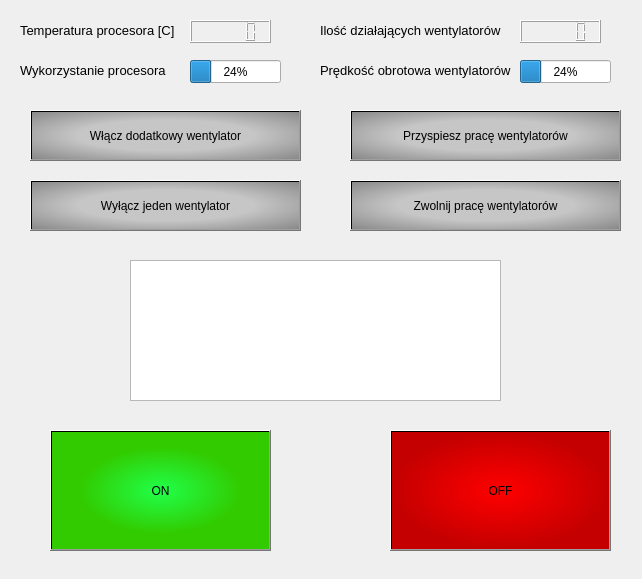
<?xml version="1.0" encoding="UTF-8"?>
<ui version="4.0">
 <class>Dialog</class>
 <widget class="QDialog" name="Dialog">
  <property name="geometry">
   <rect>
    <x>0</x>
    <y>0</y>
    <width>642</width>
    <height>579</height>
   </rect>
  </property>
  <property name="windowTitle">
   <string>Dialog</string>
  </property>
  <property name="styleSheet">
   <string notr="true">#ok{
background:green;
}
#off{
background:red;
}</string>
  </property>
  <widget class="QProgressBar" name="usingCPU">
   <property name="geometry">
    <rect>
     <x>190</x>
     <y>60</y>
     <width>91</width>
     <height>23</height>
    </rect>
   </property>
   <property name="value">
    <number>24</number>
   </property>
   <property name="textVisible">
    <bool>true</bool>
   </property>
   <property name="orientation">
    <enum>Qt::Horizontal</enum>
   </property>
   <property name="invertedAppearance">
    <bool>false</bool>
   </property>
  </widget>
  <widget class="QLabel" name="usingCPUlabel">
   <property name="geometry">
    <rect>
     <x>20</x>
     <y>60</y>
     <width>151</width>
     <height>20</height>
    </rect>
   </property>
   <property name="font">
    <font>
     <pointsize>10</pointsize>
    </font>
   </property>
   <property name="text">
    <string>Wykorzystanie procesora</string>
   </property>
  </widget>
  <widget class="QLabel" name="tempClabel">
   <property name="geometry">
    <rect>
     <x>20</x>
     <y>20</y>
     <width>161</width>
     <height>20</height>
    </rect>
   </property>
   <property name="font">
    <font>
     <pointsize>10</pointsize>
    </font>
   </property>
   <property name="text">
    <string>Temperatura procesora [C]</string>
   </property>
  </widget>
  <widget class="QLCDNumber" name="tempC">
   <property name="geometry">
    <rect>
     <x>190</x>
     <y>20</y>
     <width>81</width>
     <height>23</height>
    </rect>
   </property>
   <property name="styleSheet">
    <string notr="true">font: 12pt &quot;MS Shell Dlg 2&quot; rgb(0, 0, 0);</string>
   </property>
  </widget>
  <widget class="QPushButton" name="ok">
   <property name="geometry">
    <rect>
     <x>50</x>
     <y>430</y>
     <width>221</width>
     <height>121</height>
    </rect>
   </property>
   <property name="palette">
    <palette>
     <active>
      <colorrole role="Button">
       <brush brushstyle="RadialGradientPattern">
        <gradient centralx="0.500000000000000" centraly="0.500000000000000" focalx="0.500000000000000" focaly="0.500000000000000" radius="0.500000000000000" type="RadialGradient" spread="PadSpread" coordinatemode="ObjectBoundingMode">
         <gradientstop position="0.005681820000000">
          <color alpha="255">
           <red>32</red>
           <green>255</green>
           <blue>73</blue>
          </color>
         </gradientstop>
         <gradientstop position="0.744318000000000">
          <color alpha="255">
           <red>50</red>
           <green>203</green>
           <blue>0</blue>
          </color>
         </gradientstop>
        </gradient>
       </brush>
      </colorrole>
      <colorrole role="Base">
       <brush brushstyle="RadialGradientPattern">
        <gradient centralx="0.500000000000000" centraly="0.500000000000000" focalx="0.500000000000000" focaly="0.500000000000000" radius="0.500000000000000" type="RadialGradient" spread="PadSpread" coordinatemode="ObjectBoundingMode">
         <gradientstop position="0.005681820000000">
          <color alpha="255">
           <red>32</red>
           <green>255</green>
           <blue>73</blue>
          </color>
         </gradientstop>
         <gradientstop position="0.744318000000000">
          <color alpha="255">
           <red>50</red>
           <green>203</green>
           <blue>0</blue>
          </color>
         </gradientstop>
        </gradient>
       </brush>
      </colorrole>
      <colorrole role="Window">
       <brush brushstyle="RadialGradientPattern">
        <gradient centralx="0.500000000000000" centraly="0.500000000000000" focalx="0.500000000000000" focaly="0.500000000000000" radius="0.500000000000000" type="RadialGradient" spread="PadSpread" coordinatemode="ObjectBoundingMode">
         <gradientstop position="0.005681820000000">
          <color alpha="255">
           <red>32</red>
           <green>255</green>
           <blue>73</blue>
          </color>
         </gradientstop>
         <gradientstop position="0.744318000000000">
          <color alpha="255">
           <red>50</red>
           <green>203</green>
           <blue>0</blue>
          </color>
         </gradientstop>
        </gradient>
       </brush>
      </colorrole>
     </active>
     <inactive>
      <colorrole role="Button">
       <brush brushstyle="RadialGradientPattern">
        <gradient centralx="0.500000000000000" centraly="0.500000000000000" focalx="0.500000000000000" focaly="0.500000000000000" radius="0.500000000000000" type="RadialGradient" spread="PadSpread" coordinatemode="ObjectBoundingMode">
         <gradientstop position="0.005681820000000">
          <color alpha="255">
           <red>32</red>
           <green>255</green>
           <blue>73</blue>
          </color>
         </gradientstop>
         <gradientstop position="0.744318000000000">
          <color alpha="255">
           <red>50</red>
           <green>203</green>
           <blue>0</blue>
          </color>
         </gradientstop>
        </gradient>
       </brush>
      </colorrole>
      <colorrole role="Base">
       <brush brushstyle="RadialGradientPattern">
        <gradient centralx="0.500000000000000" centraly="0.500000000000000" focalx="0.500000000000000" focaly="0.500000000000000" radius="0.500000000000000" type="RadialGradient" spread="PadSpread" coordinatemode="ObjectBoundingMode">
         <gradientstop position="0.005681820000000">
          <color alpha="255">
           <red>32</red>
           <green>255</green>
           <blue>73</blue>
          </color>
         </gradientstop>
         <gradientstop position="0.744318000000000">
          <color alpha="255">
           <red>50</red>
           <green>203</green>
           <blue>0</blue>
          </color>
         </gradientstop>
        </gradient>
       </brush>
      </colorrole>
      <colorrole role="Window">
       <brush brushstyle="RadialGradientPattern">
        <gradient centralx="0.500000000000000" centraly="0.500000000000000" focalx="0.500000000000000" focaly="0.500000000000000" radius="0.500000000000000" type="RadialGradient" spread="PadSpread" coordinatemode="ObjectBoundingMode">
         <gradientstop position="0.005681820000000">
          <color alpha="255">
           <red>32</red>
           <green>255</green>
           <blue>73</blue>
          </color>
         </gradientstop>
         <gradientstop position="0.744318000000000">
          <color alpha="255">
           <red>50</red>
           <green>203</green>
           <blue>0</blue>
          </color>
         </gradientstop>
        </gradient>
       </brush>
      </colorrole>
     </inactive>
     <disabled>
      <colorrole role="Button">
       <brush brushstyle="RadialGradientPattern">
        <gradient centralx="0.500000000000000" centraly="0.500000000000000" focalx="0.500000000000000" focaly="0.500000000000000" radius="0.500000000000000" type="RadialGradient" spread="PadSpread" coordinatemode="ObjectBoundingMode">
         <gradientstop position="0.005681820000000">
          <color alpha="255">
           <red>32</red>
           <green>255</green>
           <blue>73</blue>
          </color>
         </gradientstop>
         <gradientstop position="0.744318000000000">
          <color alpha="255">
           <red>50</red>
           <green>203</green>
           <blue>0</blue>
          </color>
         </gradientstop>
        </gradient>
       </brush>
      </colorrole>
      <colorrole role="Base">
       <brush brushstyle="RadialGradientPattern">
        <gradient centralx="0.500000000000000" centraly="0.500000000000000" focalx="0.500000000000000" focaly="0.500000000000000" radius="0.500000000000000" type="RadialGradient" spread="PadSpread" coordinatemode="ObjectBoundingMode">
         <gradientstop position="0.005681820000000">
          <color alpha="255">
           <red>32</red>
           <green>255</green>
           <blue>73</blue>
          </color>
         </gradientstop>
         <gradientstop position="0.744318000000000">
          <color alpha="255">
           <red>50</red>
           <green>203</green>
           <blue>0</blue>
          </color>
         </gradientstop>
        </gradient>
       </brush>
      </colorrole>
      <colorrole role="Window">
       <brush brushstyle="RadialGradientPattern">
        <gradient centralx="0.500000000000000" centraly="0.500000000000000" focalx="0.500000000000000" focaly="0.500000000000000" radius="0.500000000000000" type="RadialGradient" spread="PadSpread" coordinatemode="ObjectBoundingMode">
         <gradientstop position="0.005681820000000">
          <color alpha="255">
           <red>32</red>
           <green>255</green>
           <blue>73</blue>
          </color>
         </gradientstop>
         <gradientstop position="0.744318000000000">
          <color alpha="255">
           <red>50</red>
           <green>203</green>
           <blue>0</blue>
          </color>
         </gradientstop>
        </gradient>
       </brush>
      </colorrole>
     </disabled>
    </palette>
   </property>
   <property name="styleSheet">
    <string notr="true">background-color: qradialgradient(spread:pad, cx:0.5, cy:0.5, radius:0.5, fx:0.5, fy:0.5, stop:0.00568182 rgba(32, 255, 73, 255), stop:0.744318 rgba(50, 203, 0, 255))</string>
   </property>
   <property name="text">
    <string>ON</string>
   </property>
  </widget>
  <widget class="QPushButton" name="off">
   <property name="geometry">
    <rect>
     <x>390</x>
     <y>430</y>
     <width>221</width>
     <height>121</height>
    </rect>
   </property>
   <property name="styleSheet">
    <string notr="true">background-color: qradialgradient(spread:pad, cx:0.5, cy:0.5, radius:0.5, fx:0.5, fy:0.5, stop:0 rgba(255, 0, 0, 255), stop:1 rgba(196, 0, 0, 255))</string>
   </property>
   <property name="text">
    <string>OFF</string>
   </property>
   <property name="autoDefault">
    <bool>true</bool>
   </property>
  </widget>
  <widget class="QLabel" name="fanLabel">
   <property name="geometry">
    <rect>
     <x>320</x>
     <y>60</y>
     <width>191</width>
     <height>21</height>
    </rect>
   </property>
   <property name="font">
    <font>
     <pointsize>10</pointsize>
    </font>
   </property>
   <property name="text">
    <string>Prędkość obrotowa wentylatorów</string>
   </property>
  </widget>
  <widget class="QProgressBar" name="fanUsing">
   <property name="geometry">
    <rect>
     <x>520</x>
     <y>60</y>
     <width>91</width>
     <height>23</height>
    </rect>
   </property>
   <property name="value">
    <number>24</number>
   </property>
  </widget>
  <widget class="QPushButton" name="turnAnotherFan">
   <property name="geometry">
    <rect>
     <x>30</x>
     <y>110</y>
     <width>271</width>
     <height>51</height>
    </rect>
   </property>
   <property name="styleSheet">
    <string notr="true">background-color: qradialgradient(spread:pad, cx:0.5, cy:0.5, radius:1.56, fx:0.5, fy:0.494318, stop:0.210227 rgba(198, 198, 198, 255), stop:0.602273 rgba(100, 100, 100, 255))</string>
   </property>
   <property name="text">
    <string>Włącz dodatkowy wentylator</string>
   </property>
  </widget>
  <widget class="QLCDNumber" name="fanNumbers">
   <property name="geometry">
    <rect>
     <x>520</x>
     <y>20</y>
     <width>81</width>
     <height>23</height>
    </rect>
   </property>
   <property name="styleSheet">
    <string notr="true">font: 12pt &quot;MS Shell Dlg 2&quot; rgb(0, 0, 0);</string>
   </property>
  </widget>
  <widget class="QLabel" name="label">
   <property name="geometry">
    <rect>
     <x>320</x>
     <y>20</y>
     <width>191</width>
     <height>20</height>
    </rect>
   </property>
   <property name="font">
    <font>
     <pointsize>10</pointsize>
    </font>
   </property>
   <property name="text">
    <string>Ilość działających wentylatorów</string>
   </property>
  </widget>
  <widget class="QPushButton" name="turnOffFan">
   <property name="geometry">
    <rect>
     <x>30</x>
     <y>180</y>
     <width>271</width>
     <height>51</height>
    </rect>
   </property>
   <property name="styleSheet">
    <string notr="true">background-color: qradialgradient(spread:pad, cx:0.5, cy:0.5, radius:1.56, fx:0.5, fy:0.494318, stop:0.210227 rgba(198, 198, 198, 255), stop:0.602273 rgba(100, 100, 100, 255))</string>
   </property>
   <property name="text">
    <string>Wyłącz jeden wentylator</string>
   </property>
  </widget>
  <widget class="QTextEdit" name="textEdit">
   <property name="geometry">
    <rect>
     <x>130</x>
     <y>260</y>
     <width>371</width>
     <height>141</height>
    </rect>
   </property>
   <property name="verticalScrollBarPolicy">
    <enum>Qt::ScrollBarAsNeeded</enum>
   </property>
   <property name="sizeAdjustPolicy">
    <enum>QAbstractScrollArea::AdjustIgnored</enum>
   </property>
   <property name="html">
    <string>&lt;!DOCTYPE HTML PUBLIC &quot;-//W3C//DTD HTML 4.0//EN&quot; &quot;http://www.w3.org/TR/REC-html40/strict.dtd&quot;&gt;
&lt;html&gt;&lt;head&gt;&lt;meta name=&quot;qrichtext&quot; content=&quot;1&quot; /&gt;&lt;style type=&quot;text/css&quot;&gt;
p, li { white-space: pre-wrap; }
&lt;/style&gt;&lt;/head&gt;&lt;body style=&quot; font-family:'MS Shell Dlg 2'; font-size:8.25pt; font-weight:400; font-style:normal;&quot;&gt;
&lt;p style=&quot;-qt-paragraph-type:empty; margin-top:0px; margin-bottom:0px; margin-left:0px; margin-right:0px; -qt-block-indent:0; text-indent:0px;&quot;&gt;&lt;br /&gt;&lt;/p&gt;&lt;/body&gt;&lt;/html&gt;</string>
   </property>
   <property name="overwriteMode">
    <bool>true</bool>
   </property>
  </widget>
  <widget class="QPushButton" name="moreWork">
   <property name="geometry">
    <rect>
     <x>350</x>
     <y>110</y>
     <width>271</width>
     <height>51</height>
    </rect>
   </property>
   <property name="styleSheet">
    <string notr="true">background-color: qradialgradient(spread:pad, cx:0.5, cy:0.5, radius:1.56, fx:0.5, fy:0.494318, stop:0.210227 rgba(198, 198, 198, 255), stop:0.602273 rgba(100, 100, 100, 255))</string>
   </property>
   <property name="text">
    <string>Przyspiesz pracę wentylatorów</string>
   </property>
  </widget>
  <widget class="QPushButton" name="lessWork">
   <property name="geometry">
    <rect>
     <x>350</x>
     <y>180</y>
     <width>271</width>
     <height>51</height>
    </rect>
   </property>
   <property name="styleSheet">
    <string notr="true">background-color: qradialgradient(spread:pad, cx:0.5, cy:0.5, radius:1.56, fx:0.5, fy:0.494318, stop:0.210227 rgba(198, 198, 198, 255), stop:0.602273 rgba(100, 100, 100, 255))</string>
   </property>
   <property name="text">
    <string>Zwolnij pracę wentylatorów</string>
   </property>
  </widget>
 </widget>
 <resources/>
 <connections/>
</ui>
